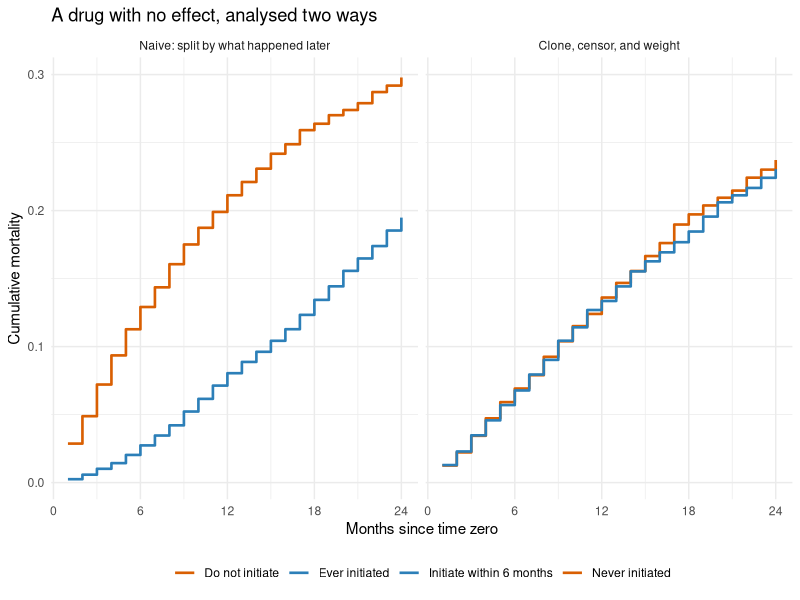
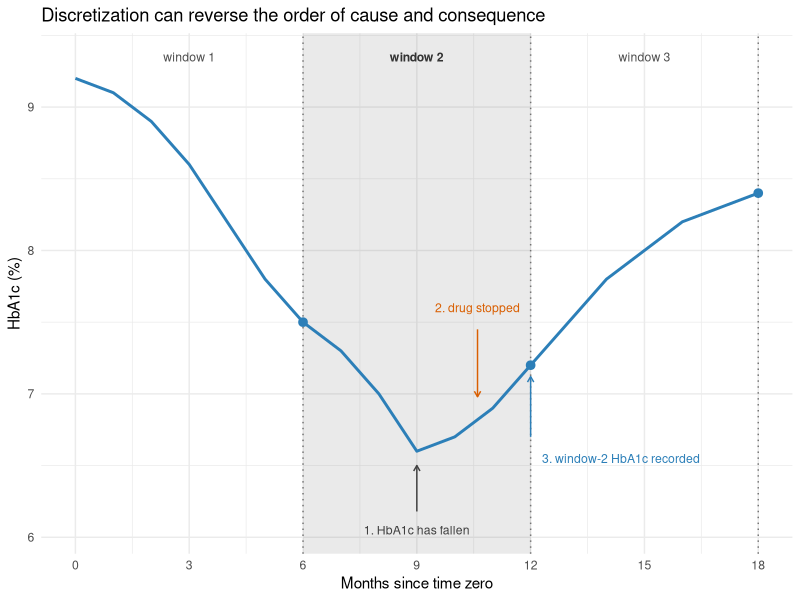

These charts were generated, in order, by the following R code:
## ---- chunk 1
#| include: false
knitr::opts_chunk$set(
  collapse = TRUE,
  comment = "#>",
  fig.width = 7,
  fig.height = 4,
  fig.align = "center"
)
## ---- chunk 2
#| label: ccw-simulate
set.seed(7)
n <- 8000; K <- 24; grace <- 6

W <- rnorm(n)                                    # baseline severity (higher = sicker)
h_death <- function(w) plogis(-4.6 + 0.60 * w)   # NO treatment term anywhere
h_init  <- function(w) plogis(-3.0 + 0.75 * w)   # sicker patients start sooner

death_month <- rep(NA_integer_, n); init_month <- rep(NA_integer_, n)
alive <- rep(TRUE, n); started <- rep(FALSE, n)
for (t in 1:K) {
  starts <- alive & !started & (runif(n) < h_init(W))
  init_month[starts] <- t; started[starts] <- TRUE
  dies <- alive & (runif(n) < h_death(W))
  death_month[dies] <- t; alive[dies] <- FALSE
}

ever <- !is.na(init_month); died24 <- !is.na(death_month)
naive_rd <- mean(died24[ever]) - mean(died24[!ever])
c(`ever initiated` = mean(ever), `24-month mortality` = mean(died24),
  `naive risk difference` = round(naive_rd, 4))
## ---- chunk 3
#| label: ccw-panel
last <- ifelse(is.na(death_month), K, death_month)
id   <- rep(seq_len(n), last)
mo   <- sequence(last)

panel <- data.frame(
  id, month = mo, W = W[id],
  died = as.integer(mo == last[id] & !is.na(death_month[id])),
  init = as.integer(!is.na(init_month[id]) & mo == init_month[id]),
  on   = as.integer(!is.na(init_month[id]) & mo >= init_month[id]))

# Monthly initiation hazard, fit on the months a patient began still untreated
at_risk <- panel[panel$on == 0 | panel$init == 1, ]
init_mod <- glm(init ~ W + month, family = binomial, data = at_risk)
at_risk$p <- predict(init_mod, type = "response")

# Probability of remaining untreated through each month
at_risk$untreated_through <- ave(1 - at_risk$p, at_risk$id, FUN = cumprod)
## ---- chunk 4
#| label: ccw-arms
# P(initiate by the end of the grace period | W), per patient
g <- at_risk[at_risk$month <= grace, ]
p_by_grace <- tapply(g$untreated_through, g$id, function(v) 1 - v[length(v)])
p_by_grace <- p_by_grace[as.character(seq_len(n))]
init_by_grace <- !is.na(init_month) & init_month <= grace

# Arm 1: "initiate within 6 months". Copies that have not initiated are
# censored at month 6; the survivors of that censoring carry the weight.
arm1 <- panel[panel$month <= grace | init_by_grace[panel$id], ]
arm1$wt <- ifelse(arm1$month <= grace, 1, 1 / p_by_grace[arm1$id])

# Arm 0: "do not initiate". Each copy is censored the month it initiates.
stop0 <- ifelse(is.na(init_month), last, pmin(last, init_month - 1L))
arm0  <- panel[panel$month <= stop0[panel$id], ]
w_map <- setNames(1 / at_risk$untreated_through, paste(at_risk$id, at_risk$month))
arm0$wt <- w_map[paste(arm0$id, arm0$month)]

risk24 <- function(a) {
  num <- tapply(a$wt * a$died, a$month, sum)
  den <- tapply(a$wt, a$month, sum)
  1 - prod(1 - as.numeric(num / den))
}
ccw <- c(`arm 1 (initiate)` = risk24(arm1), `arm 0 (do not)` = risk24(arm0))
round(c(ccw, `risk difference` = unname(diff(rev(ccw)))), 4)
## ---- chunk 5
#| label: fig-ccw-comparison
#| fig-cap: "Cumulative mortality under a drug with no effect. The left panel splits patients by whether they ever initiated, the classification that creates immortal time: the ever-initiated curve is pulled down because reaching initiation requires surviving to it. The right panel clones every patient into both arms, censors each copy when it deviates from its protocol, and weights for that censoring. The two arms then coincide, which is the truth."
#| code-fold: true
#| fig-height: 4
library(ggplot2)
cum_risk <- function(d, wt = NULL) {
  if (is.null(wt)) wt <- rep(1, nrow(d))
  h <- tapply(wt * d$died, d$month, sum) / tapply(wt, d$month, sum)
  1 - cumprod(1 - as.numeric(h))
}
naive_panel <- panel
naive_panel$grp <- ifelse(ever[naive_panel$id], "Ever initiated", "Never initiated")
curves <- rbind(
  data.frame(month = 1:K, risk = cum_risk(naive_panel[naive_panel$grp == "Ever initiated", ]),
             arm = "Ever initiated", panel = "Naive: split by what happened later"),
  data.frame(month = 1:K, risk = cum_risk(naive_panel[naive_panel$grp == "Never initiated", ]),
             arm = "Never initiated", panel = "Naive: split by what happened later"),
  data.frame(month = 1:K, risk = cum_risk(arm1, arm1$wt),
             arm = "Initiate within 6 months", panel = "Clone, censor, and weight"),
  data.frame(month = 1:K, risk = cum_risk(arm0, arm0$wt),
             arm = "Do not initiate", panel = "Clone, censor, and weight"))
curves$panel <- factor(curves$panel,
  levels = c("Naive: split by what happened later", "Clone, censor, and weight"))

ggplot(curves, aes(month, risk, colour = arm)) +
  geom_step(linewidth = 0.9) +
  facet_wrap(~panel) +
  scale_x_continuous(breaks = seq(0, 24, 6)) +
  scale_colour_manual(values = c("Ever initiated" = "#2c7fb8", "Never initiated" = "#d95f02",
                                 "Initiate within 6 months" = "#2c7fb8", "Do not initiate" = "#d95f02")) +
  labs(x = "Months since time zero", y = "Cumulative mortality", colour = NULL,
       title = "A drug with no effect, analysed two ways") +
  theme_minimal() + theme(legend.position = "bottom")
## ---- chunk 6
#| label: fig-discretization
#| fig-cap: "One patient's HbA1c trajectory across three six-month windows. Real time runs left to right: HbA1c falls through month 9, the clinician stops the drug in month 10 in response, and the next laboratory value is recorded at month 12 with the rebound already under way. Discretized into windows, the record holds one treatment value for window 2 and one HbA1c value for window 2, so an analysis that adjusts the window-2 treatment for the window-2 covariate conditions on a measurement taken after the decision. Lagging the covariate by one window removes the overlap."
#| code-fold: true
#| fig-height: 4.4
tr <- data.frame(month = 0:18)
tr$hba1c <- c(9.2, 9.1, 8.9, 8.6, 8.2, 7.8, 7.5, 7.3, 7.0, 6.6,
              6.7, 6.9, 7.2, 7.5, 7.8, 8.0, 8.2, 8.3, 8.4)
ggplot(tr, aes(month, hba1c)) +
  annotate("rect", xmin = 6, xmax = 12, ymin = -Inf, ymax = Inf,
           alpha = 0.10, fill = "grey20") +
  geom_vline(xintercept = c(6, 12, 18), linetype = "dotted", colour = "grey45") +
  geom_line(linewidth = 1, colour = "#2c7fb8") +
  geom_point(data = tr[tr$month %in% c(6, 12, 18), ], size = 2.6, colour = "#2c7fb8") +
  annotate("segment", x = 9, xend = 9, y = 6.18, yend = 6.5,
           arrow = arrow(length = unit(0.16, "cm")), colour = "grey25") +
  annotate("text", x = 9, y = 6.05, label = "1. HbA1c has fallen",
           colour = "grey25", size = 3.1) +
  annotate("segment", x = 10.6, xend = 10.6, y = 7.45, yend = 6.98,
           arrow = arrow(length = unit(0.16, "cm")), colour = "#d95f02") +
  annotate("text", x = 10.6, y = 7.6, label = "2. drug stopped",
           colour = "#d95f02", size = 3.1) +
  annotate("segment", x = 12, xend = 12, y = 6.7, yend = 7.12,
           arrow = arrow(length = unit(0.16, "cm")), colour = "#2c7fb8") +
  annotate("text", x = 12.3, y = 6.55, hjust = 0, size = 3.1, colour = "#2c7fb8",
           label = "3. window-2 HbA1c recorded") +
  annotate("text", x = 3, y = 9.35, label = "window 1", size = 3.1, colour = "grey30") +
  annotate("text", x = 9, y = 9.35, label = "window 2", size = 3.1, colour = "grey20",
           fontface = "bold") +
  annotate("text", x = 15, y = 9.35, label = "window 3", size = 3.1, colour = "grey30") +
  scale_x_continuous(breaks = seq(0, 18, 3)) +
  labs(x = "Months since time zero", y = "HbA1c (%)",
       title = "Discretization can reverse the order of cause and consequence") +
  theme_minimal()
